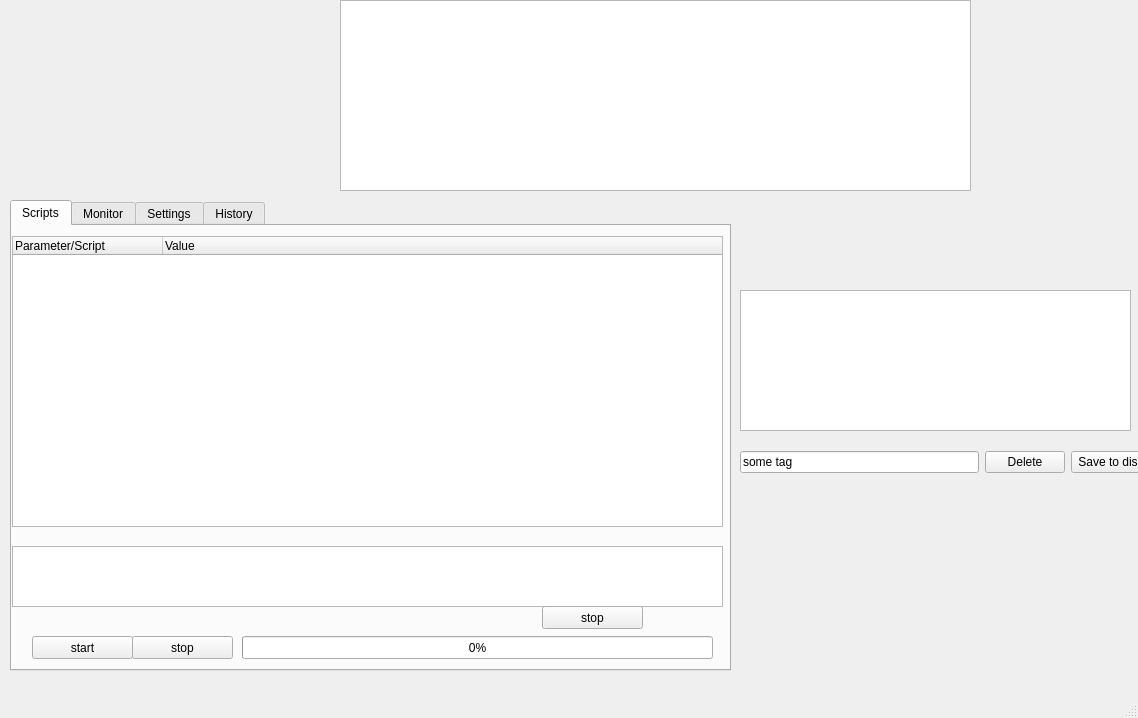
<?xml version="1.0" encoding="UTF-8"?>
<ui version="4.0">
 <class>MainWindow</class>
 <widget class="QMainWindow" name="MainWindow">
  <property name="geometry">
   <rect>
    <x>0</x>
    <y>0</y>
    <width>1138</width>
    <height>718</height>
   </rect>
  </property>
  <property name="windowTitle">
   <string>MainWindow</string>
  </property>
  <widget class="QWidget" name="centralwidget">
   <widget class="QListView" name="list_records">
    <property name="geometry">
     <rect>
      <x>740</x>
      <y>290</y>
      <width>391</width>
      <height>141</height>
     </rect>
    </property>
    <property name="selectionMode">
     <enum>QAbstractItemView::MultiSelection</enum>
    </property>
    <property name="modelColumn">
     <number>0</number>
    </property>
   </widget>
   <widget class="QWidget" name="layoutWidget">
    <property name="geometry">
     <rect>
      <x>740</x>
      <y>450</y>
      <width>411</width>
      <height>25</height>
     </rect>
    </property>
    <layout class="QHBoxLayout" name="horizontalLayout_2">
     <item>
      <widget class="QLineEdit" name="txt_tag">
       <property name="text">
        <string>some tag</string>
       </property>
      </widget>
     </item>
     <item>
      <widget class="QPushButton" name="btn_clear_record">
       <property name="text">
        <string>Delete</string>
       </property>
      </widget>
     </item>
     <item>
      <widget class="QPushButton" name="btn_save_record_to_disk">
       <property name="text">
        <string>Save to disk</string>
       </property>
      </widget>
     </item>
    </layout>
   </widget>
   <widget class="QTabWidget" name="tabWidget">
    <property name="geometry">
     <rect>
      <x>10</x>
      <y>200</y>
      <width>721</width>
      <height>471</height>
     </rect>
    </property>
    <property name="tabShape">
     <enum>QTabWidget::Rounded</enum>
    </property>
    <property name="currentIndex">
     <number>0</number>
    </property>
    <widget class="QWidget" name="tab_scripts">
     <attribute name="title">
      <string>Scripts</string>
     </attribute>
     <widget class="QTreeWidget" name="tree_scripts">
      <property name="enabled">
       <bool>true</bool>
      </property>
      <property name="geometry">
       <rect>
        <x>0</x>
        <y>10</y>
        <width>711</width>
        <height>291</height>
       </rect>
      </property>
      <property name="sizePolicy">
       <sizepolicy hsizetype="Fixed" vsizetype="Expanding">
        <horstretch>0</horstretch>
        <verstretch>0</verstretch>
       </sizepolicy>
      </property>
      <property name="editTriggers">
       <set>QAbstractItemView::AllEditTriggers</set>
      </property>
      <property name="headerHidden">
       <bool>false</bool>
      </property>
      <attribute name="headerDefaultSectionSize">
       <number>150</number>
      </attribute>
      <attribute name="headerHighlightSections">
       <bool>true</bool>
      </attribute>
      <column>
       <property name="text">
        <string>Parameter/Script</string>
       </property>
      </column>
      <column>
       <property name="text">
        <string>Value</string>
       </property>
      </column>
     </widget>
     <widget class="QProgressBar" name="progressBar">
      <property name="geometry">
       <rect>
        <x>230</x>
        <y>410</y>
        <width>471</width>
        <height>23</height>
       </rect>
      </property>
      <property name="value">
       <number>0</number>
      </property>
     </widget>
     <widget class="QPushButton" name="btn_stop_script">
      <property name="geometry">
       <rect>
        <x>120</x>
        <y>410</y>
        <width>101</width>
        <height>23</height>
       </rect>
      </property>
      <property name="text">
       <string>stop</string>
      </property>
     </widget>
     <widget class="QPushButton" name="btn_start_script">
      <property name="geometry">
       <rect>
        <x>20</x>
        <y>410</y>
        <width>101</width>
        <height>23</height>
       </rect>
      </property>
      <property name="text">
       <string>start</string>
      </property>
     </widget>
     <widget class="QListView" name="list_scripts">
      <property name="geometry">
       <rect>
        <x>0</x>
        <y>320</y>
        <width>711</width>
        <height>61</height>
       </rect>
      </property>
      <property name="selectionMode">
       <enum>QAbstractItemView::MultiSelection</enum>
      </property>
      <property name="modelColumn">
       <number>0</number>
      </property>
     </widget>
     <widget class="QPushButton" name="btn_plot_script">
      <property name="geometry">
       <rect>
        <x>530</x>
        <y>380</y>
        <width>101</width>
        <height>23</height>
       </rect>
      </property>
      <property name="text">
       <string>stop</string>
      </property>
     </widget>
    </widget>
    <widget class="QWidget" name="tab_monitor">
     <attribute name="title">
      <string>Monitor</string>
     </attribute>
     <widget class="QTreeWidget" name="tree_monitor">
      <property name="enabled">
       <bool>true</bool>
      </property>
      <property name="geometry">
       <rect>
        <x>0</x>
        <y>10</y>
        <width>711</width>
        <height>431</height>
       </rect>
      </property>
      <property name="sizePolicy">
       <sizepolicy hsizetype="Fixed" vsizetype="Expanding">
        <horstretch>0</horstretch>
        <verstretch>0</verstretch>
       </sizepolicy>
      </property>
      <property name="editTriggers">
       <set>QAbstractItemView::AllEditTriggers</set>
      </property>
      <property name="headerHidden">
       <bool>false</bool>
      </property>
      <attribute name="headerDefaultSectionSize">
       <number>150</number>
      </attribute>
      <attribute name="headerHighlightSections">
       <bool>true</bool>
      </attribute>
      <column>
       <property name="text">
        <string>Parameter</string>
       </property>
      </column>
      <column>
       <property name="text">
        <string>Value</string>
       </property>
      </column>
     </widget>
    </widget>
    <widget class="QWidget" name="tab_settings">
     <attribute name="title">
      <string>Settings</string>
     </attribute>
     <widget class="QTreeWidget" name="tree_settings">
      <property name="enabled">
       <bool>true</bool>
      </property>
      <property name="geometry">
       <rect>
        <x>0</x>
        <y>10</y>
        <width>711</width>
        <height>431</height>
       </rect>
      </property>
      <property name="sizePolicy">
       <sizepolicy hsizetype="Fixed" vsizetype="Expanding">
        <horstretch>0</horstretch>
        <verstretch>0</verstretch>
       </sizepolicy>
      </property>
      <property name="editTriggers">
       <set>QAbstractItemView::AllEditTriggers</set>
      </property>
      <property name="headerHidden">
       <bool>false</bool>
      </property>
      <attribute name="headerDefaultSectionSize">
       <number>150</number>
      </attribute>
      <attribute name="headerHighlightSections">
       <bool>true</bool>
      </attribute>
      <column>
       <property name="text">
        <string>Instrument</string>
       </property>
      </column>
      <column>
       <property name="text">
        <string>Value</string>
       </property>
      </column>
     </widget>
    </widget>
    <widget class="QWidget" name="tab_history">
     <attribute name="title">
      <string>History</string>
     </attribute>
    </widget>
   </widget>
   <widget class="MatplotlibWidget" name="matplotlibwidget">
    <property name="geometry">
     <rect>
      <x>10</x>
      <y>0</y>
      <width>321</width>
      <height>191</height>
     </rect>
    </property>
   </widget>
   <widget class="QListView" name="list_history">
    <property name="geometry">
     <rect>
      <x>340</x>
      <y>0</y>
      <width>631</width>
      <height>191</height>
     </rect>
    </property>
   </widget>
   <widget class="MatplotlibWidget" name="matplotlibwidget_2">
    <property name="geometry">
     <rect>
      <x>800</x>
      <y>480</y>
      <width>321</width>
      <height>191</height>
     </rect>
    </property>
   </widget>
   <zorder>layoutWidget</zorder>
   <zorder>list_records</zorder>
   <zorder>tabWidget</zorder>
   <zorder>matplotlibwidget</zorder>
   <zorder>list_history</zorder>
   <zorder>matplotlibwidget_2</zorder>
  </widget>
  <widget class="QMenuBar" name="menubar">
   <property name="geometry">
    <rect>
     <x>0</x>
     <y>0</y>
     <width>1138</width>
     <height>21</height>
    </rect>
   </property>
  </widget>
  <widget class="QStatusBar" name="statusbar"/>
 </widget>
 <customwidgets>
  <customwidget>
   <class>MatplotlibWidget</class>
   <extends>QWidget</extends>
   <header>matplotlibwidget</header>
  </customwidget>
 </customwidgets>
 <resources/>
 <connections/>
</ui>
